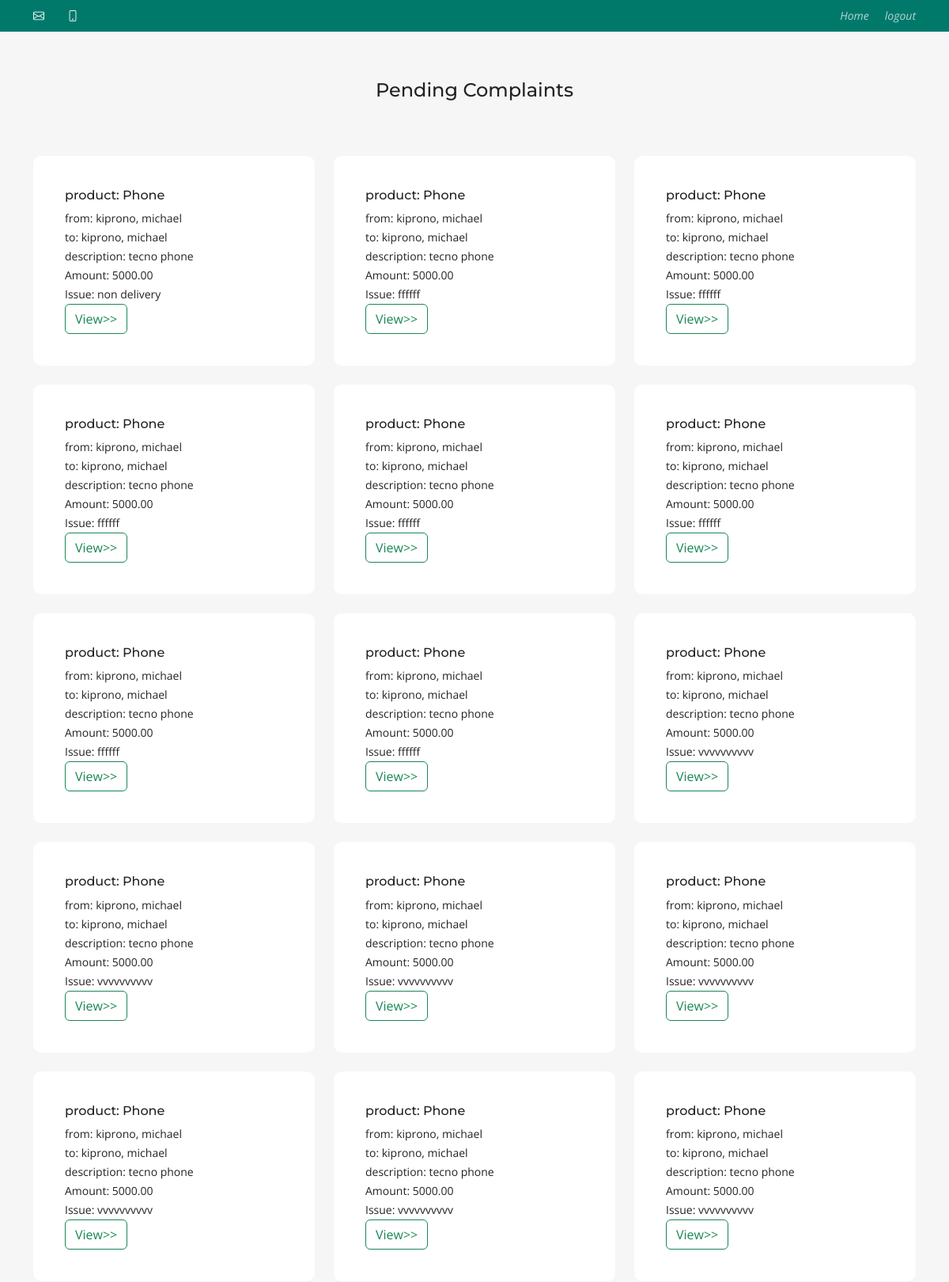
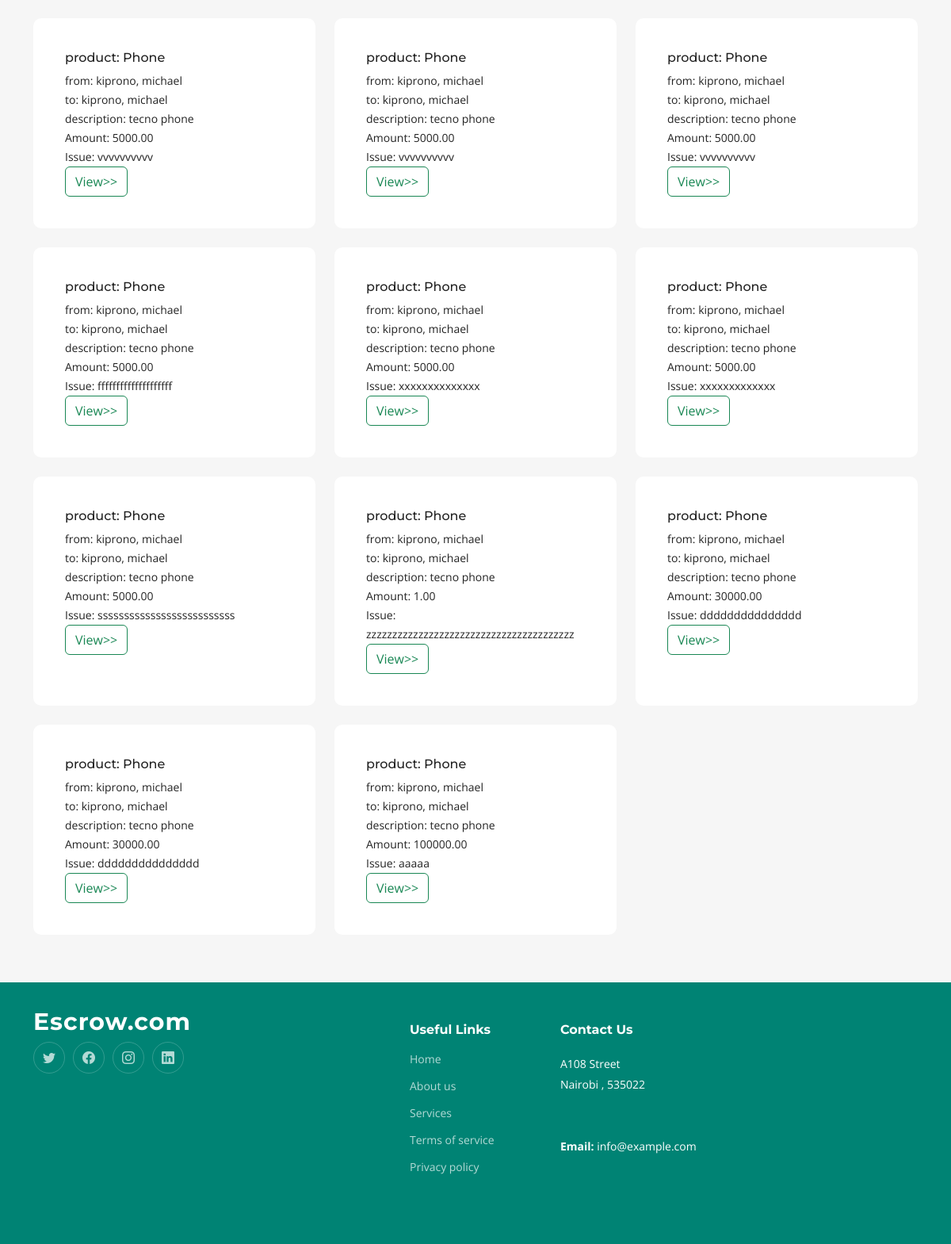
Page /intermediary/ on the committed database (2 pictures, top to bottom).
### Main/models.py (models this page shows, shortened)
class Complaint(models.Model):
    transaction = models.ForeignKey(Transaction, on_delete=models.CASCADE)
    issue =  models.CharField(max_length=100)
    status = models.TextField(choices=(('Pending', 'Pending'), ('Resolved', 'Resolved')),default="Pending")

class Transaction(models.Model):
    sender = models.ForeignKey(Trader, on_delete=models.CASCADE, related_name='sent_transactions')
    receiver = models.ForeignKey(Trader, on_delete=models.CASCADE, related_name='received_transactions')
    time = models.DateTimeField(auto_now=True)
    amount = models.DecimalField(max_digits=20, decimal_places=2, default=0.00)
    product = models.CharField(max_length=100)
    description = models.CharField(max_length=100)
    status = models.TextField(choices=(('Accepted', 'Accepted'), ('Pending', 'Pending'),('Rejected', 'Rejected'),('Delivered', 'Delivered')))
    security_key = models.CharField(max_length=10,default="0000000000")

class Trader(models.Model):
    user = models.OneToOneField(User, on_delete=models.CASCADE)
    first_name = models.CharField(max_length=30)
    last_name = models.CharField(max_length=30)
    balance = models.DecimalField(max_digits=20, decimal_places=2, default=0.00)
    phone_number  = models.CharField(max_length=10)
    collateral_amount = models.DecimalField(max_digits=10, decimal_places=2)
    county = models.CharField(max_length=50)
    sub_county = models.CharField(max_length=50)
    def __str__(self):
        return f"{self.last_name}, {self.first_name}"

### Main/views.py (the view)
# urls.py: path('intermediary/', intermediary_view, name="intermediary"),
def intermediary_view(request):
    complaints = Complaint.objects.all().filter(status="Pending")
    return render(request, "main/intermediary.html", {"complaints":complaints})

### templates/main/intermediary.html (shortened to what this page needs)
<!DOCTYPE html>
<html lang="en">
<head>
  {% load static %}
  <link href="{% static 'home/assets/vendor/bootstrap/css/bootstrap.min.css' %}" rel="stylesheet">
  <link href="{% static 'home/assets/vendor/bootstrap-icons/bootstrap-icons.css' %}" rel="stylesheet">
  <link href="{% static 'home/assets/vendor/aos/aos.css' %}" rel="stylesheet">
  <link href="{% static 'home/assets/vendor/glightbox/css/glightbox.min.css' %}" rel="stylesheet">
  <link href="{% static 'home/assets/vendor/swiper/swiper-bundle.min.css' %}" rel="stylesheet">
  <link href="{% static 'home//assets/css/main.css' %}" rel="stylesheet">
</head>
<body>
  <section id="topbar" class="topbar d-flex align-items-center">
    <div class="container d-flex justify-content-center justify-content-md-between">
      <div class="contact-info d-flex align-items-center">
        <i class="bi bi-envelope d-flex align-items-center"><a href="#">{{ user.email }}</a></i>
        <i class="bi bi-phone d-flex align-items-center ms-4"></i>
      </div>
      <div class="social-links d-none d-md-flex align-items-center">
        <a href="{% url 'intermediary' %}" class=""><i class="bi bi">Home</i></i></a>
        <a href="{% url 'logout' %}" ><i>logout</i></i></a>
      </div>
    </div>
  </section>
  <main id="main">
    <section id="services" class="services sections-bg">
      <div class="container" data-aos="fade-up">
        <div class="section-header">
          <h4>Pending Complaints </h4>
        </div>
        <div class="row gy-4" data-aos="fade-up" data-aos-delay="100">
            {% for c in complaints %}
            <div class="col-lg-4 col-md-6">
            <div class="service-item  position-relative">
              <h6>product: {{ c.transaction.product }}</h6>
              <p>from: {{ c.transaction.sender }}</p>
              <p>to: {{ c.transaction.receiver }}</p>
              <p>description: {{ c.transaction.description }}</p>
              <p>Amount: {{ c.transaction.amount }}</p>
              <p>Issue: {{ c.issue }}</p>
              <a href="{% url 'respond-complaint' c.id %}"> <button class="btn btn-outline-success">View>></button></a>
            </div>
          </div>
          {% endfor %}
        </div>
      </div>
    </section>
  </main>
  <footer id="footer" class="footer">
    <div class="container">
      <div class="row gy-4">
        <div class="col-lg-5 col-md-12 footer-info">
          <a href="index.html" class="logo d-flex align-items-center">
            <span>Escrow.com</span>
          </a>
          <div class="social-links d-flex mt-4">
            <a href="#" class="twitter"><i class="bi bi-twitter"></i></a>
            <a href="#" class="facebook"><i class="bi bi-facebook"></i></a>
            <a href="#" class="instagram"><i class="bi bi-instagram"></i></a>
            <a href="#" class="linkedin"><i class="bi bi-linkedin"></i></a>
          </div>
        </div>
        <div class="col-lg-2 col-6 footer-links">
          <h4>Useful Links</h4>
          <ul>
            <li><a href="#">Home</a></li>
            <li><a href="#">About us</a></li>
            <li><a href="#">Services</a></li>
            <li><a href="#">Terms of service</a></li>
            <li><a href="#">Privacy policy</a></li>
          </ul>
        </div>
        <div class="col-lg-3 col-md-12 footer-contact text-center text-md-start">
          <h4>Contact Us</h4>
          <p>
            A108  Street <br>
            Nairobi , 535022<br>
             <br><br>
            <strong>Email:</strong> info@example.com<br>
          </p>
        </div>
      </div>
    </div>
  </footer>
</body>
</html>

### static/home/assets/css/main.css (style rules this page uses)
:root { --font-default: "Open Sans", system-ui, -apple-system, "Segoe UI", Roboto, "Helvetica Neue", Arial, "Noto Sans", "Liberation Sans", sans-serif, "Apple Color Emoji", "Segoe UI Emoji", "Segoe UI Symbol", "Noto Color Emoji"; --font-primary: "Montserrat", sans-serif; --font-secondary: "Poppins", sans-serif; }
:root { --color-default: #222222; --color-primary: #008374; --color-secondary: #f85a40; }
:root { scroll-behavior: smooth; }
body { font-family: var(--font-default); color: var(--color-default); }
a { color: var(--color-primary); text-decoration: none; }
h1, h2, h3, h4, h5, h6 { font-family: var(--font-primary); }
section { padding: 60px 0; overflow: hidden; scroll-margin-top: 70px; overflow: clip; }
.sections-bg { background-color: #f6f6f6; }
.section-header { text-align: center; padding-bottom: 60px; }
.topbar { background: #00796b; height: 40px; font-size: 14px; transition: all 0.5s; color: #fff; padding: 0; }
.topbar .contact-info i { font-style: normal; color: #fff; line-height: 0; }
.topbar .social-links a { color: rgba(255, 255, 255, 0.7); line-height: 0; transition: 0.3s; margin-left: 20px; }
.services { padding: 60px 0; }
.services .service-item { padding: 40px; background: #fff; height: 100%; border-radius: 10px; }
.services .service-item p { line-height: 24px; font-size: 14px; margin-bottom: 0; }
.footer { font-size: 14px; background-color: var(--color-primary); padding: 50px 0; color: white; }
.footer .footer-info .logo { line-height: 0; margin-bottom: 25px; }
.footer .footer-info .logo span { font-size: 30px; font-weight: 700; letter-spacing: 1px; color: #fff; font-family: var(--font-primary); }
.footer .social-links a { display: flex; align-items: center; justify-content: center; width: 40px; height: 40px; border-radius: 50%; border: 1px solid rgba(255, 255, 255, 0.2); font-size: 16px; color: rgba(255, 255, 255, 0.7); margin-right: 10px; transition: 0.3s; }
.footer h4 { font-size: 16px; font-weight: bold; position: relative; padding-bottom: 12px; }
.footer .footer-links { margin-bottom: 30px; }
.footer .footer-links ul { list-style: none; padding: 0; margin: 0; }
.footer .footer-links ul li { padding: 10px 0; display: flex; align-items: center; }
.footer .footer-links ul li:first-child { padding-top: 0; }
.footer .footer-links ul a { color: rgba(255, 255, 255, 0.7); transition: 0.3s; display: inline-block; line-height: 1; }
.footer .footer-contact p { line-height: 26px; }

### rows in the picture
Complaint: transaction.product "Phone", transaction.sender "kiprono, michael", transaction.receiver "kiprono, michael", transaction.description "tecno phone", transaction.amount "5000.00", issue "non delivery"
Complaint: transaction.product "Phone", transaction.sender "kiprono, michael", transaction.receiver "kiprono, michael", transaction.description "tecno phone", transaction.amount "5000.00", issue "ffffff"
Complaint: transaction.product "Phone", transaction.sender "kiprono, michael", transaction.receiver "kiprono, michael", transaction.description "tecno phone", transaction.amount "5000.00", issue "ffffff"
Complaint: transaction.product "Phone", transaction.sender "kiprono, michael", transaction.receiver "kiprono, michael", transaction.description "tecno phone", transaction.amount "5000.00", issue "ffffff"
Complaint: transaction.product "Phone", transaction.sender "kiprono, michael", transaction.receiver "kiprono, michael", transaction.description "tecno phone", transaction.amount "5000.00", issue "ffffff"
Complaint: transaction.product "Phone", transaction.sender "kiprono, michael", transaction.receiver "kiprono, michael", transaction.description "tecno phone", transaction.amount "5000.00", issue "ffffff"
Complaint: transaction.product "Phone", transaction.sender "kiprono, michael", transaction.receiver "kiprono, michael", transaction.description "tecno phone", transaction.amount "5000.00", issue "ffffff"
Complaint: transaction.product "Phone", transaction.sender "kiprono, michael", transaction.receiver "kiprono, michael", transaction.description "tecno phone", transaction.amount "5000.00", issue "ffffff"
Complaint: transaction.product "Phone", transaction.sender "kiprono, michael", transaction.receiver "kiprono, michael", transaction.description "tecno phone", transaction.amount "5000.00", issue "vvvvvvvvvv"
Complaint: transaction.product "Phone", transaction.sender "kiprono, michael", transaction.receiver "kiprono, michael", transaction.description "tecno phone", transaction.amount "5000.00", issue "vvvvvvvvvv"
Complaint: transaction.product "Phone", transaction.sender "kiprono, michael", transaction.receiver "kiprono, michael", transaction.description "tecno phone", transaction.amount "5000.00", issue "vvvvvvvvvv"
Complaint: transaction.product "Phone", transaction.sender "kiprono, michael", transaction.receiver "kiprono, michael", transaction.description "tecno phone", transaction.amount "5000.00", issue "vvvvvvvvvv"
Complaint: transaction.product "Phone", transaction.sender "kiprono, michael", transaction.receiver "kiprono, michael", transaction.description "tecno phone", transaction.amount "5000.00", issue "vvvvvvvvvv"
Complaint: transaction.product "Phone", transaction.sender "kiprono, michael", transaction.receiver "kiprono, michael", transaction.description "tecno phone", transaction.amount "5000.00", issue "vvvvvvvvvv"
Complaint: transaction.product "Phone", transaction.sender "kiprono, michael", transaction.receiver "kiprono, michael", transaction.description "tecno phone", transaction.amount "5000.00", issue "vvvvvvvvvv"
Complaint: transaction.product "Phone", transaction.sender "kiprono, michael", transaction.receiver "kiprono, michael", transaction.description "tecno phone", transaction.amount "5000.00", issue "vvvvvvvvvv"
Complaint: transaction.product "Phone", transaction.sender "kiprono, michael", transaction.receiver "kiprono, michael", transaction.description "tecno phone", transaction.amount "5000.00", issue "vvvvvvvvvv"
Complaint: transaction.product "Phone", transaction.sender "kiprono, michael", transaction.receiver "kiprono, michael", transaction.description "tecno phone", transaction.amount "5000.00", issue "vvvvvvvvvv"
Complaint: transaction.product "Phone", transaction.sender "kiprono, michael", transaction.receiver "kiprono, michael", transaction.description "tecno phone", transaction.amount "5000.00", issue "ffffffffffffffffffff"
Complaint: transaction.product "Phone", transaction.sender "kiprono, michael", transaction.receiver "kiprono, michael", transaction.description "tecno phone", transaction.amount "5000.00", issue "xxxxxxxxxxxxxx"
Complaint: transaction.product "Phone", transaction.sender "kiprono, michael", transaction.receiver "kiprono, michael", transaction.description "tecno phone", transaction.amount "5000.00", issue "xxxxxxxxxxxxx"
Complaint: transaction.product "Phone", transaction.sender "kiprono, michael", transaction.receiver "kiprono, michael", transaction.description "tecno phone", transaction.amount "5000.00", issue "ssssssssssssssssssssssssss"
Complaint: transaction.product "Phone", transaction.sender "kiprono, michael", transaction.receiver "kiprono, michael", transaction.description "tecno phone", transaction.amount "1.00", issue "zzzzzzzzzzzzzzzzzzzzzzzzzzzzzzzzzzzzzzzz"
Complaint: transaction.product "Phone", transaction.sender "kiprono, michael", transaction.receiver "kiprono, michael", transaction.description "tecno phone", transaction.amount "30000.00", issue "ddddddddddddddd"
Complaint: transaction.product "Phone", transaction.sender "kiprono, michael", transaction.receiver "kiprono, michael", transaction.description "tecno phone", transaction.amount "30000.00", issue "ddddddddddddddd"
Complaint: transaction.product "Phone", transaction.sender "kiprono, michael", transaction.receiver "kiprono, michael", transaction.description "tecno phone", transaction.amount "100000.00", issue "aaaaa"
